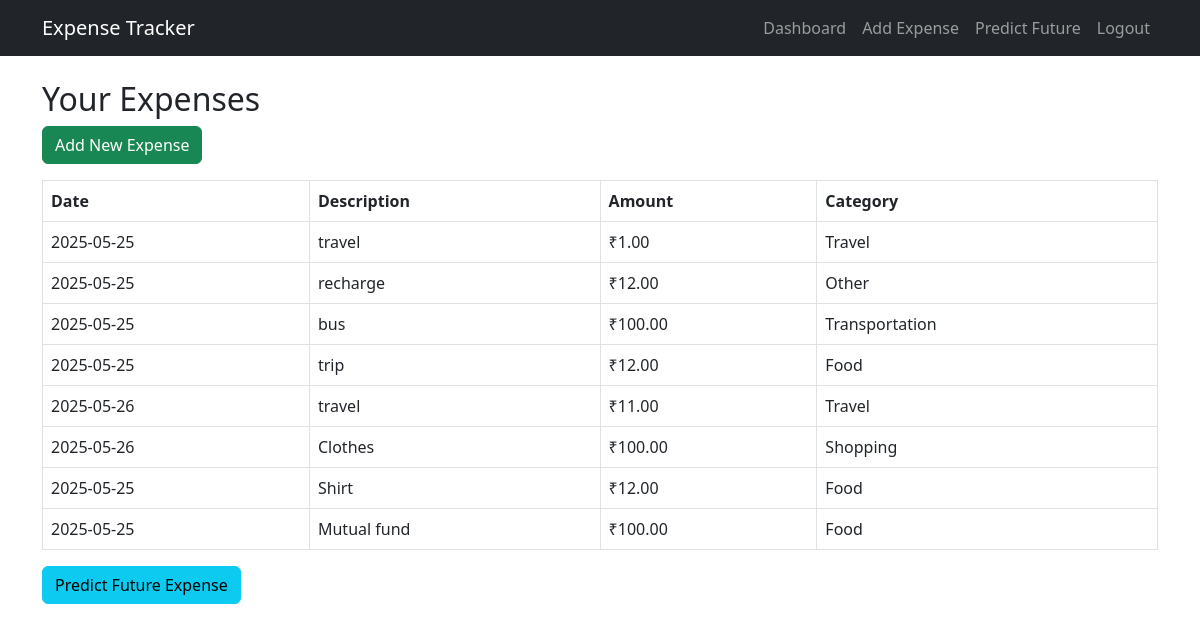
Page / (signed in) on the earlier database version.
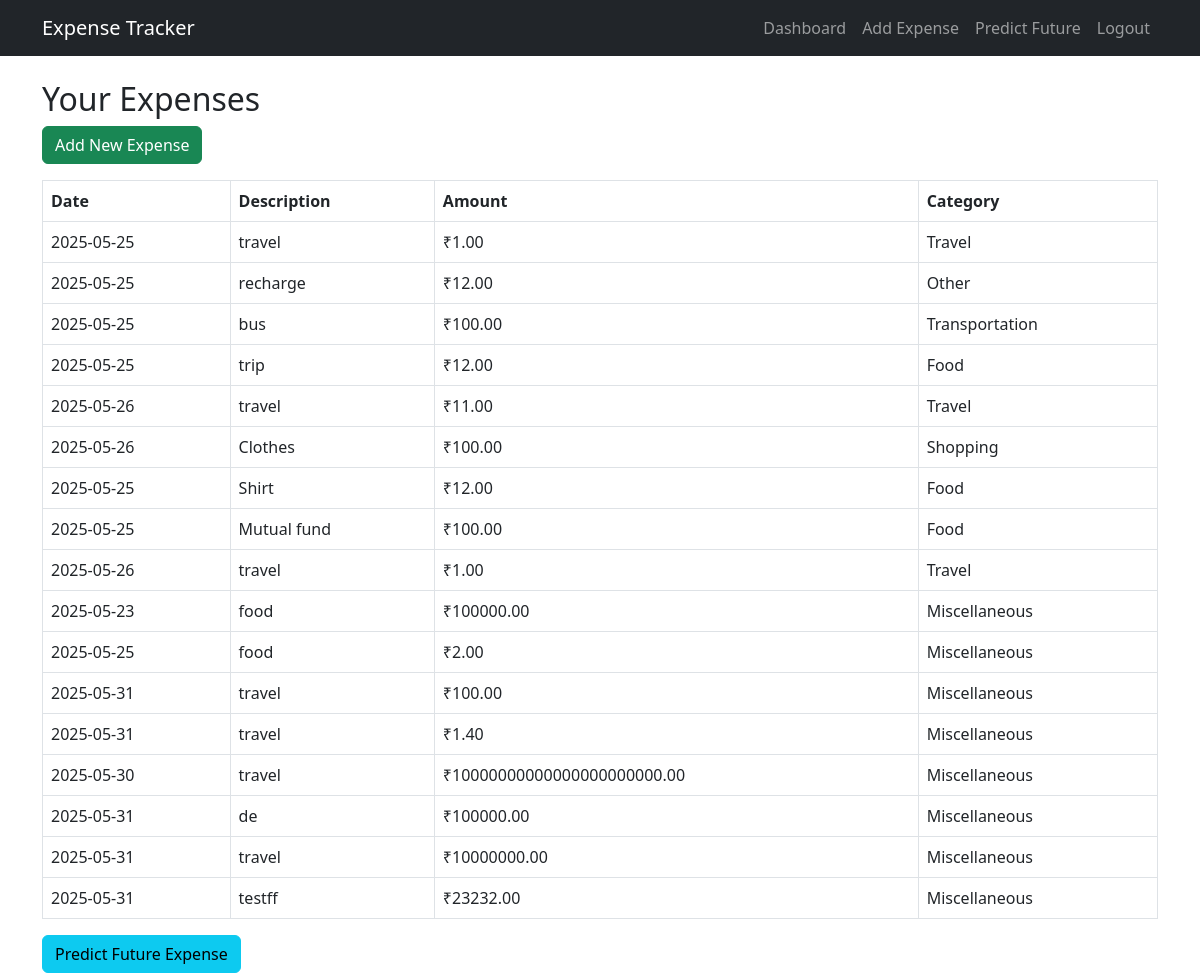
Same page on the later database version.
### app/models.py (models this page shows)
class Expense(db.Model):
    id = db.Column(db.Integer, primary_key=True)
    user_id = db.Column(db.Integer, db.ForeignKey('user.id'), nullable=False)
    date = db.Column(db.String(20))
    description = db.Column(db.String(200))
    amount = db.Column(db.Float)
    category = db.Column(db.String(100))

### app/expenses/routes.py (the view)
@expenses.route('/')
@login_required
def dashboard():
    user_expenses = Expense.query.filter_by(user_id=current_user.id).all()
    return render_template('dashboard.html', expenses=user_expenses)

### app/models.py (called while the page is built)
@login_manager.user_loader
def load_user(user_id):
    return User.query.get(int(user_id))

### app/templates/expenses/dashboard.html (shortened to what this page needs)
{% extends 'base.html' %}
{% block content %}
<h2>Your Expenses</h2>
<a href="{{ url_for('expenses.add_expense') }}" class="btn btn-success mb-3">Add New Expense</a>
<table class="table table-bordered">
  <thead>
    <tr>
      <th>Date</th>
      <th>Description</th>
      <th>Amount</th>
      <th>Category</th>
    </tr>
  </thead>
  <tbody>
    {% for expense in expenses %}
    <tr>
      <td>{{ expense.date }}</td>
      <td>{{ expense.description }}</td>
      <td>₹{{ '%.2f'|format(expense.amount) }}</td>
      <td>{{ expense.category }}</td>
    </tr>
    {% endfor %}
  </tbody>
</table>
<a href="{{ url_for('expenses.predict') }}" class="btn btn-info">Predict Future Expense</a>
{% endblock %}

### app/templates/base.html (shortened to what this page needs)
<!DOCTYPE html>
<html lang="en">
<head>
<link href="https://cdn.jsdelivr.net/npm/bootstrap@5.3.0/dist/css/bootstrap.min.css" rel="stylesheet">
</head>
<body>
<nav class="navbar navbar-expand-lg navbar-dark bg-dark mb-4">
  <div class="container">
    <a class="navbar-brand" href="{{ url_for('expenses.dashboard') }}">Expense Tracker</a>
    <div class="collapse navbar-collapse">
      <ul class="navbar-nav ms-auto">
        {% if current_user.is_authenticated %}
          <li class="nav-item"><a class="nav-link" href="{{ url_for('expenses.dashboard') }}">Dashboard</a></li>
          <li class="nav-item"><a class="nav-link" href="{{ url_for('expenses.add_expense') }}">Add Expense</a></li>
          <li class="nav-item"><a class="nav-link" href="{{ url_for('expenses.predict') }}">Predict Future</a></li>
          <li class="nav-item"><a class="nav-link" href="{{ url_for('auth.logout') }}">Logout</a></li>
        {% else %}
          <li class="nav-item"><a class="nav-link" href="{{ url_for('auth.login') }}">Login</a></li>
          <li class="nav-item"><a class="nav-link" href="{{ url_for('auth.signup') }}">Sign Up</a></li>
        {% endif %}
      </ul>
    </div>
  </div>
</nav>
<div class="container">
  {% block content %}{% endblock %}
</div>
</body>
</html>

Differences in the rows shown:
added Expense: date "2025-05-26", description "travel", amount "1.00", category "Travel"
added Expense: date "2025-05-23", description "food", amount "100000.00", category "Miscellaneous"
added Expense: date "2025-05-25", description "food", amount "2.00", category "Miscellaneous"
added Expense: date "2025-05-31", description "travel", amount "100.00", category "Miscellaneous"
added Expense: date "2025-05-31", description "travel", amount "1.40", category "Miscellaneous"
added Expense: date "2025-05-30", description "travel", amount "10000000000000000000000.00", category "Miscellaneous"
added Expense: date "2025-05-31", description "de", amount "100000.00", category "Miscellaneous"
added Expense: date "2025-05-31", description "travel", amount "10000000.00", category "Miscellaneous"
added Expense: date "2025-05-31", description "testff", amount "23232.00", category "Miscellaneous"
